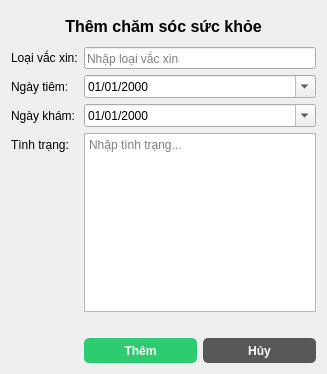
<?xml version="1.0" encoding="UTF-8"?>
<ui version="4.0">
 <class>AddHealthDialog</class>
 <widget class="QDialog" name="AddHealthDialog">
  <property name="geometry">
   <rect>
    <x>0</x>
    <y>0</y>
    <width>327</width>
    <height>374</height>
   </rect>
  </property>
  <property name="windowTitle">
   <string>Thêm chăm sóc sức khỏe</string>
  </property>
  <layout class="QVBoxLayout" name="verticalLayout">
   <item>
    <widget class="QLabel" name="titleLabel">
     <property name="minimumSize">
      <size>
       <width>0</width>
       <height>30</height>
      </size>
     </property>
     <property name="font">
      <font>
       <pointsize>12</pointsize>
       <weight>75</weight>
       <bold>true</bold>
      </font>
     </property>
     <property name="styleSheet">
      <string notr="true">font-weight: bold;</string>
     </property>
     <property name="text">
      <string>Thêm chăm sóc sức khỏe</string>
     </property>
     <property name="alignment">
      <set>Qt::AlignCenter</set>
     </property>
    </widget>
   </item>
   <item>
    <layout class="QFormLayout" name="formLayout">
     <item row="0" column="0">
      <widget class="QLabel" name="categoryLabel_2">
       <property name="text">
        <string>Loại vắc xin:</string>
       </property>
      </widget>
     </item>
     <item row="0" column="1">
      <widget class="QLineEdit" name="vaccine_name">
       <property name="placeholderText">
        <string>Nhập loại vắc xin</string>
       </property>
      </widget>
     </item>
     <item row="1" column="0">
      <widget class="QLabel" name="dateLabel">
       <property name="text">
        <string>Ngày tiêm:</string>
       </property>
      </widget>
     </item>
     <item row="1" column="1">
      <widget class="QDateEdit" name="vaccination_date">
       <property name="displayFormat">
        <string>dd/MM/yyyy</string>
       </property>
       <property name="calendarPopup">
        <bool>true</bool>
       </property>
      </widget>
     </item>
     <item row="2" column="0">
      <widget class="QLabel" name="amountLabel">
       <property name="text">
        <string>Ngày khám:</string>
       </property>
      </widget>
     </item>
     <item row="3" column="0">
      <widget class="QLabel" name="detailsLabel">
       <property name="text">
        <string>Tình trạng:</string>
       </property>
      </widget>
     </item>
     <item row="3" column="1">
      <widget class="QTextEdit" name="health_condition">
       <property name="placeholderText">
        <string>Nhập tình trạng...</string>
       </property>
      </widget>
     </item>
     <item row="4" column="1">
      <layout class="QHBoxLayout" name="horizontalLayout_3">
       <property name="topMargin">
        <number>20</number>
       </property>
       <item>
        <widget class="QPushButton" name="btn_add_health">
         <property name="minimumSize">
          <size>
           <width>70</width>
           <height>25</height>
          </size>
         </property>
         <property name="styleSheet">
          <string notr="true">QPushButton {
	background-color: #2ecc71;
	color: #fff;
	border: none;
	border-radius: 5px;
	font-weight: bold;
}
</string>
         </property>
         <property name="text">
          <string>Thêm</string>
         </property>
        </widget>
       </item>
       <item>
        <widget class="QPushButton" name="btn_cancel">
         <property name="minimumSize">
          <size>
           <width>70</width>
           <height>25</height>
          </size>
         </property>
         <property name="styleSheet">
          <string notr="true">QPushButton {
	background-color: #585858;
	color: #fff;
	border: none;
	border-radius: 5px;
	font-weight: bold;
}</string>
         </property>
         <property name="text">
          <string>Hủy</string>
         </property>
        </widget>
       </item>
      </layout>
     </item>
     <item row="2" column="1">
      <widget class="QDateEdit" name="health_check_date">
       <property name="displayFormat">
        <string>dd/MM/yyyy</string>
       </property>
       <property name="calendarPopup">
        <bool>true</bool>
       </property>
      </widget>
     </item>
    </layout>
   </item>
  </layout>
 </widget>
 <resources/>
 <connections/>
</ui>
